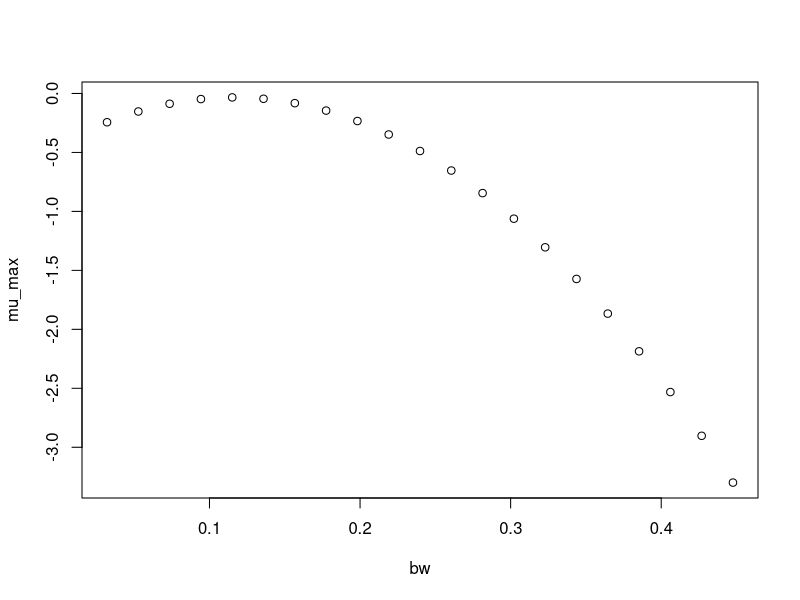

This chart was generated by the following R code:
#############################
# start of Parameter script
#############################
bw <- seq(0.031968031968032,0.4476472,length.out=21)
#############################
# end of Parameter script
#############################
############################# 
# start of Model script Gropin ID 1370 
#############################
 
# constant coefficients for this model
 
variables <- data.frame(bw)
argumentsPar <- expand.grid(variables)
 
# heart of the model
response_surface <- function(bw) {
   mumax <-(-0.4344+6.904*bw-29.72*bw^2)

return(mumax=mumax)
} 

# output parameters
mumax <- cbind(argumentsPar,response_surface(argumentsPar['bw']))
colnames(mumax) <- c(colnames(argumentsPar),'mumax')
#############################
# End of Model script
#############################
############################# 
# start of Visualisation script Gropin ID 1370 
#############################
plot(bw,mumax$mumax,
                          xlab='bw',
                          ylab='mu_max')
#############################
# End of Visualisation script
#############################
